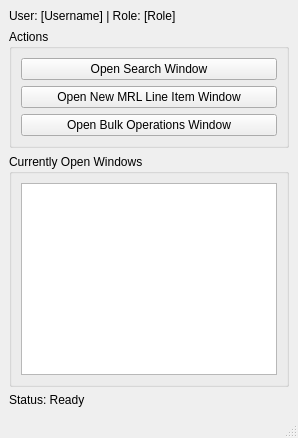
<?xml version="1.0" encoding="UTF-8"?>
<ui version="4.0">
 <class>MainWindow</class>
 <widget class="QMainWindow" name="MainWindow">
  <property name="windowTitle">
   <string>External Logistics Database - Control Panel</string>
  </property>
  <widget class="QWidget" name="centralwidget">
   <layout class="QVBoxLayout" name="verticalLayout">
    <!-- User Information -->
    <item>
     <widget class="QLabel" name="userInfoLabel">
      <property name="text">
       <string>User: [Username] | Role: [Role]</string>
      </property>
     </widget>
    </item>
    
    <!-- Main Actions -->
    <item>
     <widget class="QGroupBox" name="actionsGroup">
      <property name="title">
       <string>Actions</string>
      </property>
      <layout class="QVBoxLayout" name="actionsLayout">
       <item>
        <widget class="QPushButton" name="openSearchWindowButton">
         <property name="text">
          <string>Open Search Window</string>
         </property>
        </widget>
       </item>
       <item>
        <widget class="QPushButton" name="openNewMRLWindowButton">
         <property name="text">
          <string>Open New MRL Line Item Window</string>
         </property>
        </widget>
       </item>
       <item>
        <widget class="QPushButton" name="openBulkOperationsWindowButton">
         <property name="text">
          <string>Open Bulk Operations Window</string>
         </property>
        </widget>
       </item>
      </layout>
     </widget>
    </item>
    
    <!-- Open Windows List -->
    <item>
     <widget class="QGroupBox" name="openWindowsGroup">
      <property name="title">
       <string>Currently Open Windows</string>
      </property>
      <layout class="QVBoxLayout" name="openWindowsLayout">
       <item>
        <widget class="QListWidget" name="openWindowsList"/>
       </item>
      </layout>
     </widget>
    </item>
    
    <!-- Status Bar -->
    <item>
     <widget class="QLabel" name="statusLabel">
      <property name="text">
       <string>Status: Ready</string>
      </property>
     </widget>
    </item>
   </layout>
  </widget>
  <widget class="QMenuBar" name="menubar"/>
  <widget class="QStatusBar" name="statusbar"/>
 </widget>
 <resources/>
 <connections/>
</ui>
